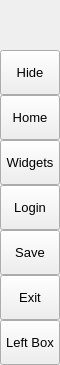
        <widget class="QFrame" name="leftMenuBg">
         <property name="minimumSize">
          <size>
           <width>60</width>
           <height>0</height>
          </size>
         </property>
         <property name="maximumSize">
          <size>
           <width>60</width>
           <height>16777215</height>
          </size>
         </property>
         <property name="styleSheet">
          <string notr="true"/>
         </property>
         <property name="frameShape">
          <enum>QFrame::Shape::NoFrame</enum>
         </property>
         <property name="frameShadow">
          <enum>QFrame::Shadow::Raised</enum>
         </property>
         <layout class="QVBoxLayout" name="verticalLayout_3">
          <property name="spacing">
           <number>0</number>
          </property>
          <property name="leftMargin">
           <number>0</number>
          </property>
          <property name="topMargin">
           <number>0</number>
          </property>
          <property name="rightMargin">
           <number>0</number>
          </property>
          <property name="bottomMargin">
           <number>0</number>
          </property>
          <item>
           <widget class="QFrame" name="topLogoInfo">
            <property name="minimumSize">
             <size>
              <width>0</width>
              <height>50</height>
             </size>
            </property>
            <property name="maximumSize">
             <size>
              <width>16777215</width>
              <height>50</height>
             </size>
            </property>
            <property name="styleSheet">
             <string notr="true"/>
            </property>
            <property name="frameShape">
             <enum>QFrame::Shape::NoFrame</enum>
            </property>
            <property name="frameShadow">
             <enum>QFrame::Shadow::Raised</enum>
            </property>
            <widget class="QFrame" name="topLogo">
             <property name="geometry">
              <rect>
               <x>10</x>
               <y>4</y>
               <width>42</width>
               <height>42</height>
              </rect>
             </property>
             <property name="sizePolicy">
              <sizepolicy hsizetype="Preferred" vsizetype="Preferred">
               <horstretch>0</horstretch>
               <verstretch>0</verstretch>
              </sizepolicy>
             </property>
             <property name="minimumSize">
              <size>
               <width>42</width>
               <height>42</height>
              </size>
             </property>
             <property name="maximumSize">
              <size>
               <width>42</width>
               <height>42</height>
              </size>
             </property>
             <property name="styleSheet">
              <string notr="true">background-image: url(:/images/images/images/eluonlogo.png);
background-repeat: no-repeat;
background-position: center;</string>
             </property>
             <property name="frameShape">
              <enum>QFrame::Shape::NoFrame</enum>
             </property>
             <property name="frameShadow">
              <enum>QFrame::Shadow::Raised</enum>
             </property>
            </widget>
            <widget class="QLabel" name="titleLeftApp">
             <property name="geometry">
              <rect>
               <x>49</x>
               <y>10</y>
               <width>161</width>
               <height>31</height>
              </rect>
             </property>
             <property name="font">
              <font>
               <family>Segoe UI Semibold</family>
               <pointsize>12</pointsize>
               <italic>false</italic>
               <bold>false</bold>
              </font>
             </property>
             <property name="styleSheet">
              <string notr="true">background-image: url(:/images/images/images/LUON.png);
background-repeat: no-repeat;
background-position: center;
font-weight: normal;
height: 42px;</string>
             </property>
             <property name="text">
              <string/>
             </property>
             <property name="alignment">
              <set>Qt::AlignmentFlag::AlignLeading|Qt::AlignmentFlag::AlignLeft|Qt::AlignmentFlag::AlignTop</set>
             </property>
            </widget>
           </widget>
          </item>
          <item>
           <widget class="QFrame" name="leftMenuFrame">
            <property name="frameShape">
             <enum>QFrame::Shape::NoFrame</enum>
            </property>
            <property name="frameShadow">
             <enum>QFrame::Shadow::Raised</enum>
            </property>
            <layout class="QVBoxLayout" name="verticalMenuLayout">
             <property name="spacing">
              <number>0</number>
             </property>
             <property name="leftMargin">
              <number>0</number>
             </property>
             <property name="topMargin">
              <number>0</number>
             </property>
             <property name="rightMargin">
              <number>0</number>
             </property>
             <property name="bottomMargin">
              <number>0</number>
             </property>
             <item>
              <widget class="QFrame" name="toggleBox">
               <property name="maximumSize">
                <size>
                 <width>16777215</width>
                 <height>45</height>
                </size>
               </property>
               <property name="frameShape">
                <enum>QFrame::Shape::NoFrame</enum>
               </property>
               <property name="frameShadow">
                <enum>QFrame::Shadow::Raised</enum>
               </property>
               <layout class="QVBoxLayout" name="verticalLayout_4">
                <property name="spacing">
                 <number>0</number>
                </property>
                <property name="leftMargin">
                 <number>0</number>
                </property>
                <property name="topMargin">
                 <number>0</number>
                </property>
                <property name="rightMargin">
                 <number>0</number>
                </property>
                <property name="bottomMargin">
                 <number>0</number>
                </property>
                <item>
                 <widget class="QPushButton" name="toggleButton">
                  <property name="sizePolicy">
                   <sizepolicy hsizetype="Expanding" vsizetype="Fixed">
                    <horstretch>0</horstretch>
                    <verstretch>0</verstretch>
                   </sizepolicy>
                  </property>
                  <property name="minimumSize">
                   <size>
                    <width>0</width>
                    <height>45</height>
                   </size>
                  </property>
                  <property name="font">
                   <font>
                    <family>Segoe UI</family>
                    <pointsize>10</pointsize>
                    <italic>false</italic>
                    <bold>false</bold>
                   </font>
                  </property>
                  <property name="cursor">
                   <cursorShape>PointingHandCursor</cursorShape>
                  </property>
                  <property name="layoutDirection">
                   <enum>Qt::LayoutDirection::LeftToRight</enum>
                  </property>
                  <property name="styleSheet">
                   <string notr="true">background-image: url(:/icons/images/icons/icon_menu.png);</string>
                  </property>
                  <property name="text">
                   <string>Hide</string>
                  </property>
                 </widget>
                </item>
               </layout>
              </widget>
             </item>
             <item alignment="Qt::AlignmentFlag::AlignTop">
              <widget class="QFrame" name="topMenu">
               <property name="frameShape">
                <enum>QFrame::Shape::NoFrame</enum>
               </property>
               <property name="frameShadow">
                <enum>QFrame::Shadow::Raised</enum>
               </property>
               <layout class="QVBoxLayout" name="verticalLayout_8">
                <property name="spacing">
                 <number>0</number>
                </property>
                <property name="leftMargin">
                 <number>0</number>
                </property>
                <property name="topMargin">
                 <number>0</number>
                </property>
                <property name="rightMargin">
                 <number>0</number>
                </property>
                <property name="bottomMargin">
                 <number>0</number>
                </property>
                <item>
                 <widget class="QPushButton" name="btn_home">
                  <property name="sizePolicy">
                   <sizepolicy hsizetype="Expanding" vsizetype="Fixed">
                    <horstretch>0</horstretch>
                    <verstretch>0</verstretch>
                   </sizepolicy>
                  </property>
                  <property name="minimumSize">
                   <size>
                    <width>0</width>
                    <height>45</height>
                   </size>
                  </property>
                  <property name="font">
                   <font>
                    <family>Segoe UI</family>
                    <pointsize>10</pointsize>
                    <italic>false</italic>
                    <bold>false</bold>
                   </font>
                  </property>
                  <property name="cursor">
                   <cursorShape>PointingHandCursor</cursorShape>
                  </property>
                  <property name="layoutDirection">
                   <enum>Qt::LayoutDirection::LeftToRight</enum>
                  </property>
                  <property name="styleSheet">
                   <string notr="true">background-image: url(:/icons/images/icons/cil-speech.png);</string>
                  </property>
                  <property name="text">
                   <string>Home</string>
                  </property>
                 </widget>
                </item>
                <item>
                 <widget class="QPushButton" name="btn_widgets">
                  <property name="sizePolicy">
                   <sizepolicy hsizetype="Expanding" vsizetype="Fixed">
                    <horstretch>0</horstretch>
                    <verstretch>0</verstretch>
                   </sizepolicy>
                  </property>
                  <property name="minimumSize">
                   <size>
                    <width>0</width>
                    <height>45</height>
                   </size>
                  </property>
                  <property name="font">
                   <font>
                    <family>Segoe UI</family>
                    <pointsize>10</pointsize>
                    <italic>false</italic>
                    <bold>false</bold>
                   </font>
                  </property>
                  <property name="cursor">
                   <cursorShape>PointingHandCursor</cursorShape>
                  </property>
                  <property name="layoutDirection">
                   <enum>Qt::LayoutDirection::LeftToRight</enum>
                  </property>
                  <property name="styleSheet">
                   <string notr="true">background-image: url(:/icons/images/icons/cil-envelope-closed.png);</string>
                  </property>
                  <property name="text">
                   <string>Widgets</string>
                  </property>
                 </widget>
                </item>
                <item>
                 <widget class="QPushButton" name="btn_login">
                  <property name="sizePolicy">
                   <sizepolicy hsizetype="Expanding" vsizetype="Fixed">
                    <horstretch>0</horstretch>
                    <verstretch>0</verstretch>
                   </sizepolicy>
                  </property>
                  <property name="minimumSize">
                   <size>
                    <width>0</width>
                    <height>45</height>
                   </size>
                  </property>
                  <property name="font">
                   <font>
                    <family>Segoe UI</family>
                    <pointsize>10</pointsize>
                    <italic>false</italic>
                    <bold>false</bold>
                   </font>
                  </property>
                  <property name="cursor">
                   <cursorShape>PointingHandCursor</cursorShape>
                  </property>
                  <property name="layoutDirection">
                   <enum>Qt::LayoutDirection::LeftToRight</enum>
                  </property>
                  <property name="styleSheet">
                   <string notr="true">background-image: url(:/icons/images/icons/cil-lock-locked.png);</string>
                  </property>
                  <property name="text">
                   <string>Login</string>
                  </property>
                 </widget>
                </item>
                <item>
                 <widget class="QPushButton" name="btn_save">
                  <property name="sizePolicy">
                   <sizepolicy hsizetype="Expanding" vsizetype="Fixed">
                    <horstretch>0</horstretch>
                    <verstretch>0</verstretch>
                   </sizepolicy>
                  </property>
                  <property name="minimumSize">
                   <size>
                    <width>0</width>
                    <height>45</height>
                   </size>
                  </property>
                  <property name="font">
                   <font>
                    <family>Segoe UI</family>
                    <pointsize>10</pointsize>
                    <italic>false</italic>
                    <bold>false</bold>
                   </font>
                  </property>
                  <property name="cursor">
                   <cursorShape>PointingHandCursor</cursorShape>
                  </property>
                  <property name="layoutDirection">
                   <enum>Qt::LayoutDirection::LeftToRight</enum>
                  </property>
                  <property name="styleSheet">
                   <string notr="true">background-image: url(:/icons/images/icons/cil-lightbulb.png);</string>
                  </property>
                  <property name="text">
                   <string>Save</string>
                  </property>
                 </widget>
                </item>
                <item>
                 <widget class="QPushButton" name="btn_exit">
                  <property name="sizePolicy">
                   <sizepolicy hsizetype="Expanding" vsizetype="Fixed">
                    <horstretch>0</horstretch>
                    <verstretch>0</verstretch>
                   </sizepolicy>
                  </property>
                  <property name="minimumSize">
                   <size>
                    <width>0</width>
                    <height>45</height>
                   </size>
                  </property>
                  <property name="font">
                   <font>
                    <family>Segoe UI</family>
                    <pointsize>10</pointsize>
                    <italic>false</italic>
                    <bold>false</bold>
                   </font>
                  </property>
                  <property name="cursor">
                   <cursorShape>PointingHandCursor</cursorShape>
                  </property>
                  <property name="layoutDirection">
                   <enum>Qt::LayoutDirection::LeftToRight</enum>
                  </property>
                  <property name="styleSheet">
                   <string notr="true">background-image: url(:/icons/images/icons/cil-x.png);</string>
                  </property>
                  <property name="text">
                   <string>Exit</string>
                  </property>
                 </widget>
                </item>
               </layout>
              </widget>
             </item>
             <item alignment="Qt::AlignmentFlag::AlignBottom">
              <widget class="QFrame" name="bottomMenu">
               <property name="frameShape">
                <enum>QFrame::Shape::NoFrame</enum>
               </property>
               <property name="frameShadow">
                <enum>QFrame::Shadow::Raised</enum>
               </property>
               <layout class="QVBoxLayout" name="verticalLayout_9">
                <property name="spacing">
                 <number>0</number>
                </property>
                <property name="leftMargin">
                 <number>0</number>
                </property>
                <property name="topMargin">
                 <number>0</number>
                </property>
                <property name="rightMargin">
                 <number>0</number>
                </property>
                <property name="bottomMargin">
                 <number>0</number>
                </property>
                <item>
                 <widget class="QPushButton" name="toggleLeftBox">
                  <property name="sizePolicy">
                   <sizepolicy hsizetype="Expanding" vsizetype="Fixed">
                    <horstretch>0</horstretch>
                    <verstretch>0</verstretch>
                   </sizepolicy>
                  </property>
                  <property name="minimumSize">
                   <size>
                    <width>0</width>
                    <height>45</height>
                   </size>
                  </property>
                  <property name="font">
                   <font>
                    <family>Segoe UI</family>
                    <pointsize>10</pointsize>
                    <italic>false</italic>
                    <bold>false</bold>
                   </font>
                  </property>
                  <property name="cursor">
                   <cursorShape>PointingHandCursor</cursorShape>
                  </property>
                  <property name="layoutDirection">
                   <enum>Qt::LayoutDirection::LeftToRight</enum>
                  </property>
                  <property name="styleSheet">
                   <string notr="true">background-image: url(:/icons/images/icons/icon_settings.png);</string>
                  </property>
                  <property name="text">
                   <string>Left Box</string>
                  </property>
                 </widget>
                </item>
               </layout>
              </widget>
             </item>
            </layout>
           </widget>
          </item>
         </layout>
        </widget>
